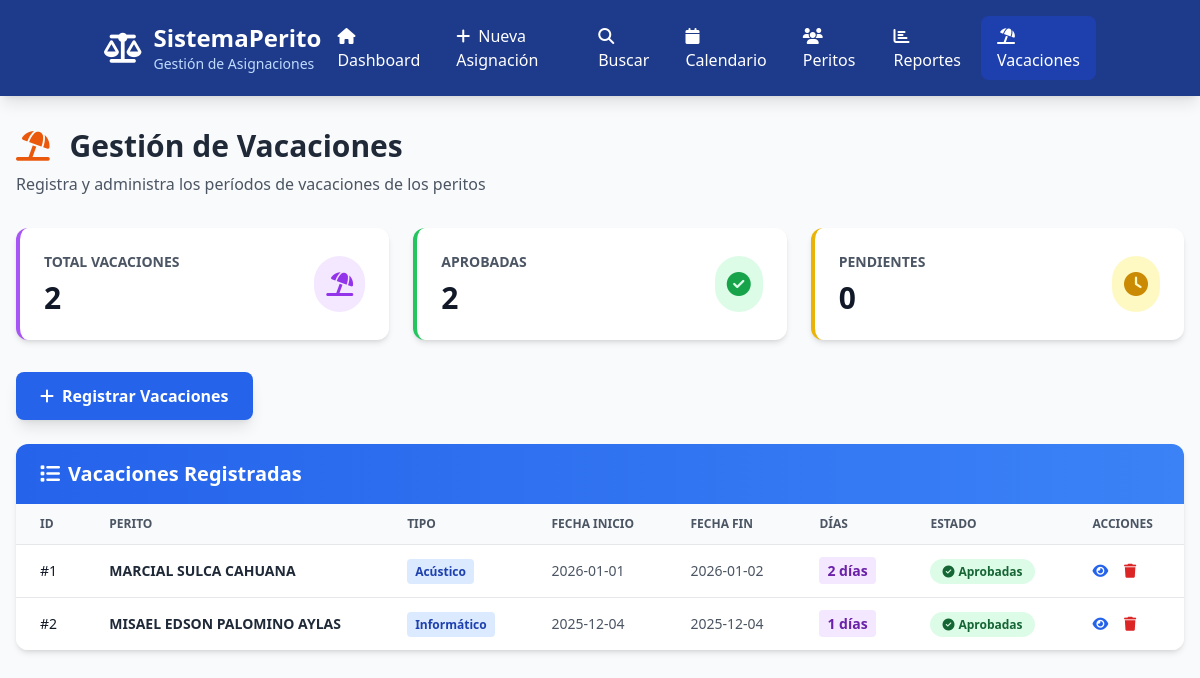
The page /vacaciones on the database its author committed.
### tables this page shows
CREATE TABLE vacaciones (
            id INTEGER PRIMARY KEY AUTOINCREMENT,
            perito_id INTEGER NOT NULL,
            tipo_perito TEXT,
            fecha_inicio TEXT NOT NULL,
            fecha_fin TEXT NOT NULL,
            dias_totales INTEGER,
            tipo_vacaciones TEXT DEFAULT 'Programadas',
            estado TEXT DEFAULT 'Aprobadas',
            observaciones TEXT,
            archivos_adjuntos TEXT,
            fecha_registro TIMESTAMP DEFAULT CURRENT_TIMESTAMP,
            FOREIGN KEY (perito_id) REFERENCES peritos(id)
        );

CREATE TABLE peritos (
            id INTEGER PRIMARY KEY AUTOINCREMENT,
            nombre_completo TEXT NOT NULL,
            tipo TEXT NOT NULL,
            estado TEXT DEFAULT 'Activo',
            fecha_creacion TIMESTAMP DEFAULT CURRENT_TIMESTAMP
        );

### app.py (the view)
@app.route('/vacaciones')
def vacaciones():
    conn = sqlite3.connect('database.db')
    conn.row_factory = sqlite3.Row
    cursor = conn.cursor()
    cursor.execute('''
        SELECT v.*, p.nombre_completo
        FROM vacaciones v
        LEFT JOIN peritos p ON v.perito_id = p.id
        ORDER BY v.fecha_inicio DESC
    ''')
    vacaciones_list = []
    for row in cursor.fetchall():
        vacaciones_list.append({
            'id': row['id'],
            'perito_id': row['perito_id'],
            'perito_nombre': row['nombre_completo'],
            'tipo_perito': row['tipo_perito'],
            'fecha_inicio': row['fecha_inicio'],
            'fecha_fin': row['fecha_fin'],
            'dias_totales': row['dias_totales'],
            'tipo_vacaciones': row['tipo_vacaciones'],
            'estado': row['estado'],
            'observaciones': row['observaciones'],
            'fecha_registro': row['fecha_registro']
        })
    cursor.execute('SELECT COUNT(*) FROM vacaciones')
    total_vacaciones = cursor.fetchone()[0]
    cursor.execute('SELECT COUNT(*) FROM vacaciones WHERE estado = "Aprobadas"')
    aprobadas = cursor.fetchone()[0]
    cursor.execute('SELECT COUNT(*) FROM vacaciones WHERE estado = "Pendientes"')
    pendientes = cursor.fetchone()[0]
    conn.close()
    return render_template('vacaciones.html',
                         vacaciones=vacaciones_list,
                         total=total_vacaciones,
                         aprobadas=aprobadas,
                         pendientes=pendientes)

### templates/vacaciones.html (shortened to what this page needs)
<!DOCTYPE html>
<html lang="es">
<head>
    <script src="https://cdn.tailwindcss.com"></script>
    <link rel="stylesheet" href="https://cdnjs.cloudflare.com/ajax/libs/font-awesome/6.4.0/css/all.min.css">
</head>
<body class="bg-gray-50">
    <nav class="bg-blue-900 text-white shadow-lg">
        <div class="container mx-auto px-4">
            <div class="flex justify-between items-center py-4">
                <div class="flex items-center space-x-3">
                    <i class="fas fa-balance-scale text-3xl"></i>
                    <div>
                        <h1 class="text-2xl font-bold">SistemaPerito</h1>
                        <p class="text-sm text-blue-200">Gestión de Asignaciones</p>
                    </div>
                </div>
                <div class="flex space-x-1">
                    <a href="/" class="px-4 py-2 rounded-lg hover:bg-blue-800 transition">
                        <i class="fas fa-home mr-2"></i>Dashboard
                    </a>
                    <a href="/nuevo" class="px-4 py-2 rounded-lg hover:bg-blue-800 transition">
                        <i class="fas fa-plus mr-2"></i>Nueva Asignación
                    </a>
                    <a href="/buscar" class="px-4 py-2 rounded-lg hover:bg-blue-800 transition">
                        <i class="fas fa-search mr-2"></i>Buscar
                    </a>
                    <a href="/calendario" class="px-4 py-2 rounded-lg hover:bg-blue-800 transition">
                        <i class="fas fa-calendar mr-2"></i>Calendario
                    </a>
                    <a href="/peritos" class="px-4 py-2 rounded-lg hover:bg-blue-800 transition">
                        <i class="fas fa-users mr-2"></i>Peritos
                    </a>
                    <a href="/reportes" class="px-4 py-2 rounded-lg hover:bg-blue-800 transition">
                        <i class="fas fa-chart-bar mr-2"></i>Reportes
                    </a>
                    <a href="/vacaciones" class="px-4 py-2 bg-blue-800 rounded-lg hover:bg-blue-700 transition">
                        <i class="fas fa-umbrella-beach mr-2"></i>Vacaciones
                    </a>
                </div>
            </div>
        </div>
    </nav>
    <div class="max-w-7xl mx-auto px-4 py-8">
        <div class="mb-8">
            <h2 class="text-3xl font-bold text-gray-800 mb-2">
                <i class="fas fa-umbrella-beach text-orange-600 mr-3"></i>
                Gestión de Vacaciones
            </h2>
            <p class="text-gray-600">Registra y administra los períodos de vacaciones de los peritos</p>
        </div>
        <div class="grid grid-cols-1 md:grid-cols-3 gap-6 mb-8">
            <div class="bg-white rounded-xl shadow-md p-6 border-l-4 border-purple-500">
                <div class="flex items-center justify-between">
                    <div>
                        <p class="text-sm font-semibold text-gray-600 uppercase">Total Vacaciones</p>
                        <p class="text-3xl font-bold text-gray-900 mt-2">{{ total }}</p>
                    </div>
                    <div class="bg-purple-100 rounded-full p-3">
                        <i class="fas fa-umbrella-beach text-purple-600 text-2xl"></i>
                    </div>
                </div>
            </div>
            <div class="bg-white rounded-xl shadow-md p-6 border-l-4 border-green-500">
                <div class="flex items-center justify-between">
                    <div>
                        <p class="text-sm font-semibold text-gray-600 uppercase">Aprobadas</p>
                        <p class="text-3xl font-bold text-gray-900 mt-2">{{ aprobadas }}</p>
                    </div>
                    <div class="bg-green-100 rounded-full p-3">
                        <i class="fas fa-check-circle text-green-600 text-2xl"></i>
                    </div>
                </div>
            </div>
            <div class="bg-white rounded-xl shadow-md p-6 border-l-4 border-yellow-500">
                <div class="flex items-center justify-between">
                    <div>
                        <p class="text-sm font-semibold text-gray-600 uppercase">Pendientes</p>
                        <p class="text-3xl font-bold text-gray-900 mt-2">{{ pendientes }}</p>
                    </div>
                    <div class="bg-yellow-100 rounded-full p-3">
                        <i class="fas fa-clock text-yellow-600 text-2xl"></i>
                    </div>
                </div>
            </div>
        </div>
        <div class="mb-6">
            <button onclick="mostrarFormularioNuevo()"
                    class="px-6 py-3 bg-blue-600 text-white font-semibold rounded-lg hover:bg-blue-700 transition shadow-lg">
                <i class="fas fa-plus mr-2"></i>Registrar Vacaciones
            </button>
        </div>
        <div class="bg-white rounded-xl shadow-md overflow-hidden">
            <div class="px-6 py-4 bg-gradient-to-r from-blue-600 to-blue-500">
                <h3 class="text-xl font-bold text-white">
                    <i class="fas fa-list mr-2"></i>Vacaciones Registradas
                </h3>
            </div>
            <div class="overflow-x-auto">
                <table class="min-w-full divide-y divide-gray-200">
                    <thead class="bg-gray-50">
                        <tr>
                            <th class="px-6 py-3 text-left text-xs font-semibold text-gray-600 uppercase">ID</th>
                            <th class="px-6 py-3 text-left text-xs font-semibold text-gray-600 uppercase">Perito</th>
                            <th class="px-6 py-3 text-left text-xs font-semibold text-gray-600 uppercase">Tipo</th>
                            <th class="px-6 py-3 text-left text-xs font-semibold text-gray-600 uppercase">Fecha Inicio</th>
                            <th class="px-6 py-3 text-left text-xs font-semibold text-gray-600 uppercase">Fecha Fin</th>
                            <th class="px-6 py-3 text-left text-xs font-semibold text-gray-600 uppercase">Días</th>
                            <th class="px-6 py-3 text-left text-xs font-semibold text-gray-600 uppercase">Estado</th>
                            <th class="px-6 py-3 text-left text-xs font-semibold text-gray-600 uppercase">Acciones</th>
                        </tr>
                    </thead>
                    <tbody class="bg-white divide-y divide-gray-200">
                        {% if vacaciones %}
                            {% for vac in vacaciones %}
                            <tr class="hover:bg-gray-50">
                                <td class="px-6 py-4 whitespace-nowrap text-sm font-medium text-gray-900">#{{ vac.id }}</td>
                                <td class="px-6 py-4 whitespace-nowrap text-sm text-gray-800 font-semibold">{{ vac.perito_nombre }}</td>
                                <td class="px-6 py-4 whitespace-nowrap text-sm">
                                    <span class="px-2 py-1 bg-blue-100 text-blue-800 rounded text-xs font-semibold">
                                        {{ vac.tipo_perito }}
                                    </span>
                                </td>
                                <td class="px-6 py-4 whitespace-nowrap text-sm text-gray-600">{{ vac.fecha_inicio }}</td>
                                <td class="px-6 py-4 whitespace-nowrap text-sm text-gray-600">{{ vac.fecha_fin }}</td>
                                <td class="px-6 py-4 whitespace-nowrap text-sm">
                                    <span class="px-2 py-1 bg-purple-100 text-purple-800 rounded font-bold">{{ vac.dias_totales }} días</span>
                                </td>
                                <td class="px-6 py-4 whitespace-nowrap text-sm">
                                    {% if vac.estado == 'Aprobadas' %}
                                    <span class="px-3 py-1 bg-green-100 text-green-800 rounded-full text-xs font-semibold">
                                        <i class="fas fa-check-circle mr-1"></i>Aprobadas
                                    </span>
                                    {% else %}
                                    <span class="px-3 py-1 bg-yellow-100 text-yellow-800 rounded-full text-xs font-semibold">
                                        <i class="fas fa-clock mr-1"></i>Pendientes
                                    </span>
                                    {% endif %}
                                </td>
                                <td class="px-6 py-4 whitespace-nowrap text-sm">
                                    <button onclick="verDetalleVacacion({{ vac.id }})"
                                            class="text-blue-600 hover:text-blue-800 mr-3"
                                            title="Ver detalle">
                                        <i class="fas fa-eye"></i>
                                    </button>
                                    <button onclick="eliminarVacacion({{ vac.id }})"
                                            class="text-red-600 hover:text-red-800"
                                            title="Eliminar">
                                        <i class="fas fa-trash"></i>
                                    </button>
                                </td>
                            </tr>
                            {% endfor %}
                        {% endif %}
                    </tbody>
                </table>
            </div>
        </div>
    </div>
</body>
</html>

### rows shown on the page
vacaciones: id "1", perito_nombre "MARCIAL SULCA CAHUANA", tipo_perito "Acústico", fecha_inicio "2026-01-01", fecha_fin "2026-01-02", dias_totales "2", estado "Aprobadas" (drawn)
vacaciones: id "2", perito_nombre "MISAEL EDSON PALOMINO AYLAS", tipo_perito "Informático", fecha_inicio "2025-12-04", fecha_fin "2025-12-04", dias_totales "1", estado "Aprobadas" (drawn)

### other values the page prints
{{ total }} "2"
{{ aprobadas }} "2"
{{ pendientes }} "0"
